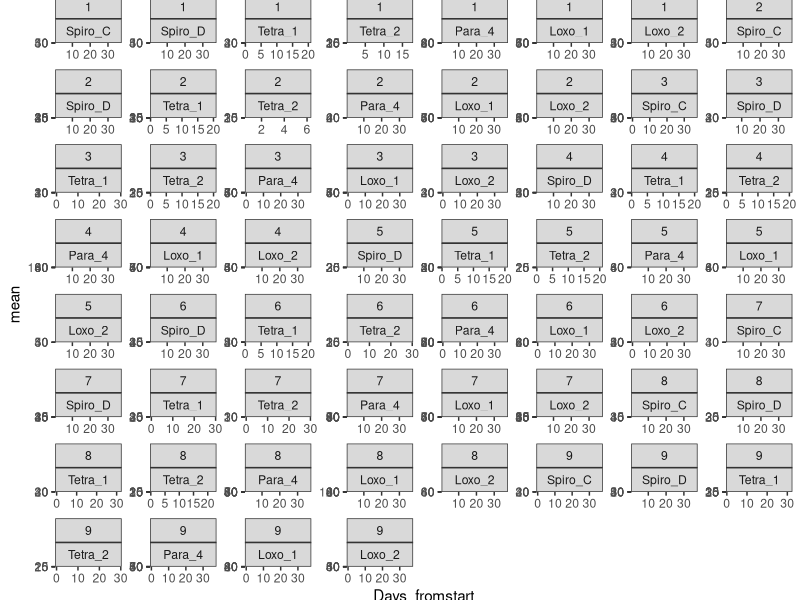
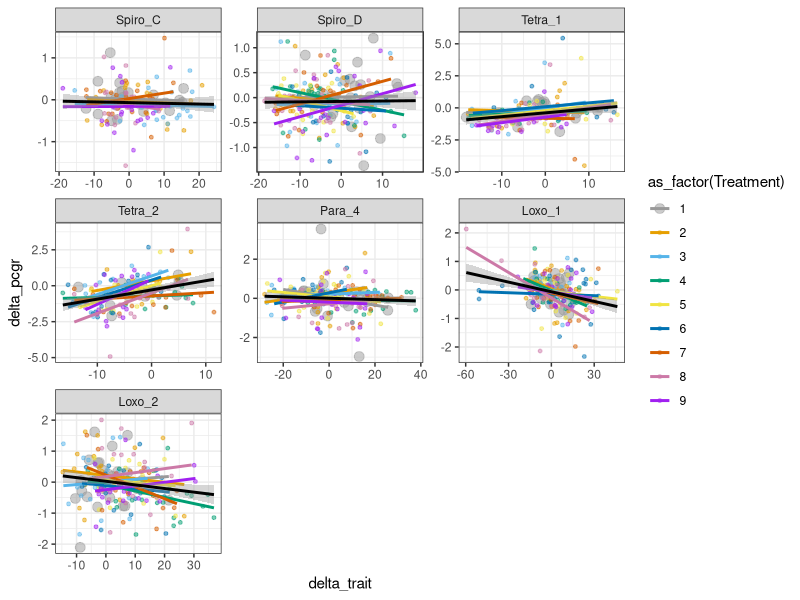

Here is the R script that generated these plots, in order: (Note: this script raises an error after producing the figures.)
library(tidyverse)
library(lubridate)
library(mgcv)
cbPalette <- c("#999999", "#E69F00", "#56B4E9", "#009E73", "#F0E442", 
               "#0072B2", "#D55E00", "#CC79A7")#
#devtools::install_github("ctkremer/growthTools")
#library(growthTools)

# CILIATES ------
## Import data and compute pcgr, and only keep specific species-trait combinations----
data_cilia <- read.csv("ciliates/OverviewTraitsFull.csv") %>%
  mutate(strain = as_factor(ID_spec)) %>%
  group_by(Atrazine, Temp, strain) %>%
  mutate(pcgr = log(lead(Parts_permL, 1)/Parts_permL)/(lead(Days_fromstart, 1)-Days_fromstart),
         .after = Parts_permL) %>% 
  filter(pcgr > -5, strain!="Spiro_5") %>% #Kick out extremely negative pcgr, as well as Spiro_5 (not enough data to make a ref model)
  ungroup() %>%
  separate(strain, into = c("species", "sp.strain"), remove=F) %>%#link to species
  group_by(strain) %>%
  mutate(phase = cut_interval(log10(Parts_permL), n=5, labels = FALSE)) %>%
  pivot_longer(mean_ar:sd_linearity, names_to="trait") %>%
  separate(trait, into=c("stat", "trait"), sep="_") %>%
  pivot_wider(names_from=stat, values_from=value) %>%
  mutate(cv=sd/mean)%>%
  filter(((species=="Spiro")&(trait=="speed"))|((species=="Tetra")&(trait=="speed"))
         |((species=="Para")&(trait=="speed"))|((species=="Loxo")&(trait=="speed")))

## fit a reference model for density dependence of population growth ------
# This model only uses the control data, cleaned up, i.e. 
# w/o crashes and lag phases if any. Crash detection happens with a GAM
# No apparent lag phases here.
data_cilia_ref <- data_cilia %>% 
  filter(Treatment==1) 

gam_model <- gam(log10(Parts_permL) ~ strain + 
             s(Days_fromstart, by = strain, k=5),
             data = data_cilia_ref)
data_cilia_ref$predictions <- predict.gam(gam_model) 
data_cilia_ref <- data_cilia_ref %>%
  group_by(strain) %>%
  filter(Days_fromstart < max(Days_fromstart*(predictions==max(predictions))))

ref_model <- lm(data_cilia_ref, 
                formula = pcgr ~ poly(Parts_permL,1)*strain + strain)

## fit a reference model for the trait dynamics ------
ref_model_trait <- gam(log10(mean) ~ strain + 
                   s(log10(Parts_permL), by = strain, k=5),
                   data = data_cilia_ref)
#add predictions to the original data frame
data_cilia$pcgr_ref <- predict.lm(ref_model, newdata = data_cilia)
data_cilia$mean_ref <- 10^predict.gam(ref_model_trait, newdata = data_cilia)

data_cilia <- data_cilia %>%
  mutate(delta_pcgr = pcgr-pcgr_ref) %>%
  mutate(delta_trait = mean-mean_ref)
#plot the data and overlay the reference model of dd
ggplot(data_cilia) +
  theme_bw() + 
  geom_point(aes(x=Days_fromstart, y=mean)) + 
  geom_smooth(method=lm, aes(x=Days_fromstart, y=mean), 
              formula=y ~ poly(x,1), se=F) + #
  geom_line(aes(x=Days_fromstart, y=mean_ref)) +
  facet_wrap(vars(Treatment, strain), scales="free")

#now check if the deviation from the ref model (delta) 
#depends on the trait value
ggplot(data_cilia) +
  theme_bw() + 
  scale_size_manual(values=c(3, rep(1,10))) +
  scale_colour_manual(values=c(cbPalette, "purple")) + 
  geom_point(aes(x=delta_trait, y=delta_pcgr, col=as_factor(Treatment),
                 size=as_factor(Treatment)),
             alpha=0.5) + 
  geom_smooth(method=lm, aes(x=delta_trait, y=delta_pcgr, col=as_factor(Treatment)),
              formula=y ~ poly(x,1), se=F) + 
  geom_smooth(method=lm, aes(x=delta_trait, y=delta_pcgr),
              formula=y ~ poly(x,1), colour="black") +
  facet_wrap(vars(strain), scales="free") #, rows = vars(ID_spec)strain ~ 
 

# CYANO ------
## Import data and compute pcgr----
data_cyano <- read.csv("cyanobacteria/mono_data.csv") %>%
  separate(date.time, sep=" ", into = c("date", "time")) %>%
  mutate(day = yday(date), .after = date) %>%
  select(-c(date, time)) %>%
  group_by(strain, treat) %>%
  mutate(day = day - min(day)) %>%
  mutate(pcgr = log(lead(population.mean,1)/population.mean)/(lead(day,1)-day),
         .after = population.mean) %>%
  filter(!is.na(pcgr)) %>%
  ungroup() %>%
  mutate(species = case_when(strain%in%c(2375,2524)~"one",
                             TRUE ~ "two")) %>%#link to species
  mutate(strain = as_factor(strain)) %>%
  group_by(strain) %>%
  mutate(phase = cut_interval(log10(population.mean), n=5, labels = FALSE)) %>%
  select(-population.sd) %>%
  pivot_longer(FSC.HLin.mean:NIR.R.HLin.sd, names_to="trait") %>%
  separate(trait, into=c("trait", "stat"), sep="in.") %>%
  pivot_wider(names_from=stat, values_from=value) %>%
  mutate(cv=sd/mean) 
#%>%
  #filter(((species=="one")&(trait=="RED.B.HL"))|((species=="two")&(trait=="YEL.B.HL")))

##check if dd changes with treatment -------
ggplot(data_cyano) +
  aes(x=population.mean,y=pcgr, col=treat) +
  geom_point() +
  facet_grid(cols=vars(strain), rows=vars(trait), scales="free") +
  geom_smooth(method=lm, aes(x=population.mean, y=pcgr, col=treat),
              formula=y ~ poly(x,1), se=F) 

##check if dependence of trait on density changes with treatment -------
ggplot(data_cyano) +
  aes(x=log10(population.mean),y=mean, col=treat) +
  geom_point() +
  facet_grid(cols=vars(strain), rows=vars(trait), scales="free") +
  geom_smooth(method=lm, aes(x=log10(population.mean), y=mean, col=treat),
              formula=y ~ poly(x,2), se=F)

#yes, 2nd order

## fit a reference model of dd and trait dependence on density--------
# This model only uses the control data
# no apparent lags; no apparent crashes
###first dd----------------
ref_model_dd <- lm(data_cyano%>%filter(treat=="C"), formula = pcgr ~ poly(population.mean,1)*strain + strain)

###then traits----------------
ref_model_trait <- lm(data_cyano%>%filter(treat=="C"),  
                      formula = mean ~ poly(log10(population.mean),2)*strain*trait + strain*trait + strain + trait)

###add predictions to the original data frame -------------
data_cyano$pcgr_ref <- predict.lm(ref_model_dd, newdata = data_cyano)
data_cyano$mean_ref <- predict.lm(ref_model_trait, newdata = data_cyano)
data_cyano <- data_cyano %>%
  mutate(delta_pcgr = pcgr-pcgr_ref) %>%
  mutate(delta_trait = log10(mean/mean_ref))

#now check if delta with ref model depends on the trait
ggplot(data_cyano) +
  theme_bw() + 
  scale_size_manual(values=c(rep(1,2), 3, rep(1,10))) +
  scale_colour_manual(values=cbPalette[c(2,3,1,4:8)]) + 
  geom_point(aes(x=delta_trait, y=delta_pcgr, col=treat, pch=strain), 
             alpha=0.8) + 
  geom_smooth(method=lm, aes(x=delta_trait, y=delta_pcgr, col=treat),#
              formula=y ~ poly(x,1)) + #,  col="black"
  facet_grid(cols=vars(species), rows=vars(trait), scales="free")
  
